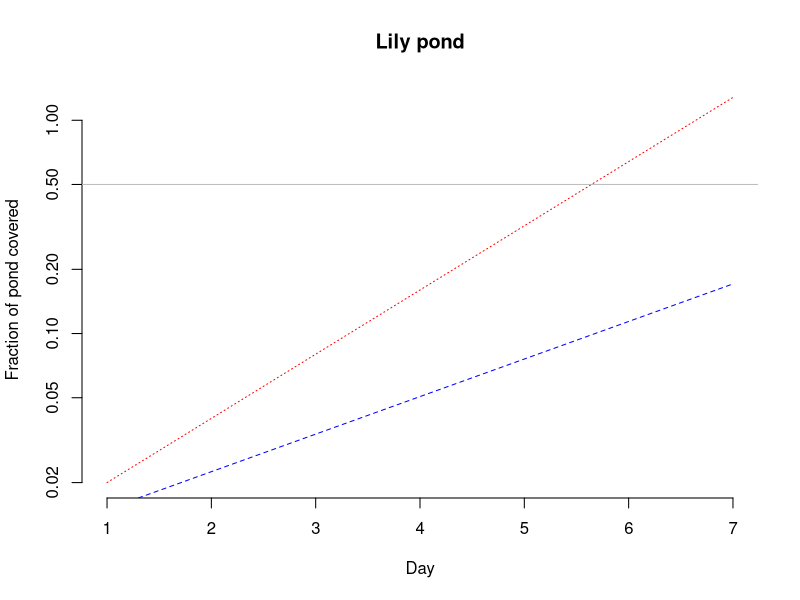
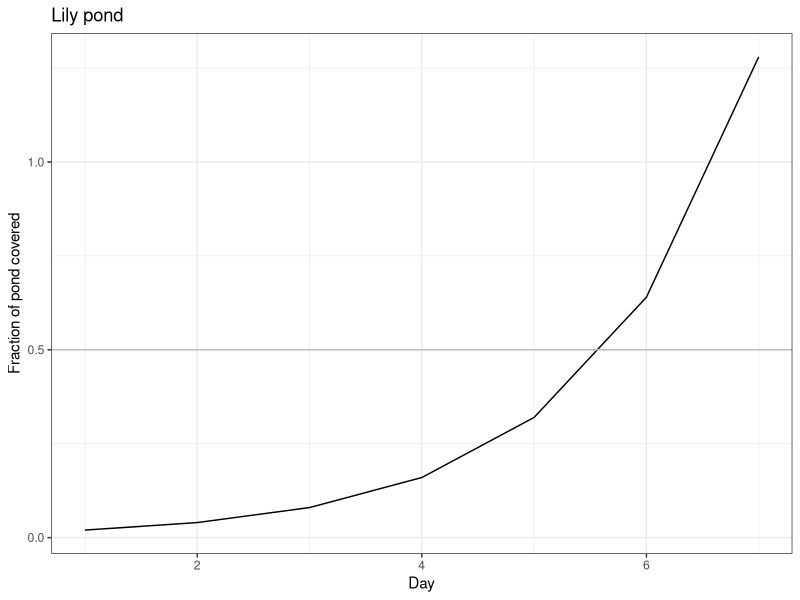

The R script that drew these images, in order:
## ---- chunk 1
knitr::opts_chunk$set(echo = TRUE)
## ---- chunk 2
frac_init <- 1/100

x <- 1:7

y <- frac_init * 2^x
plot(x, y, type="l", lty=3, bty="n", 
     xlab="Day", ylab="Fraction of pond covered", 
     main="Lily pond", col="red", log="y")
y2 <- frac_init * 1.5^x
lines(x, y2, col="blue", lty=2)
abline(h=.5, col="grey")
## ---- chunk 3
library(ggplot2)
df <- data.frame(x=x, y=y)
ggplot(df, aes(x=x, y=y)) + geom_line() + theme_bw() + xlab("Day") + ylab("Fraction of pond covered") +
  ggtitle("Lily pond") + geom_hline(yintercept =.5, color="grey")
## ---- chunk 4
weight <- c(16, 17, 21, 23, 15)
fac <- factor(c("male", "male", "female", "female", "male"))
res <- t.test(weight ~ fac)
